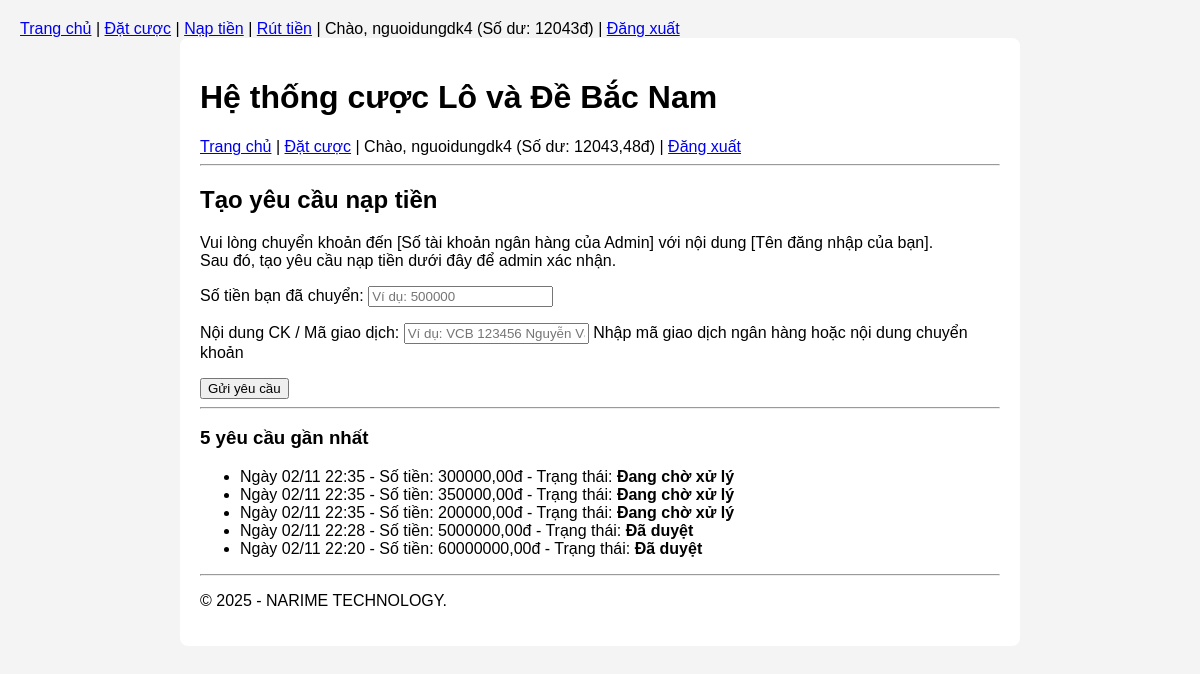
The page /vi-tien/nap-tien/ (signed in) on the database as committed earlier.
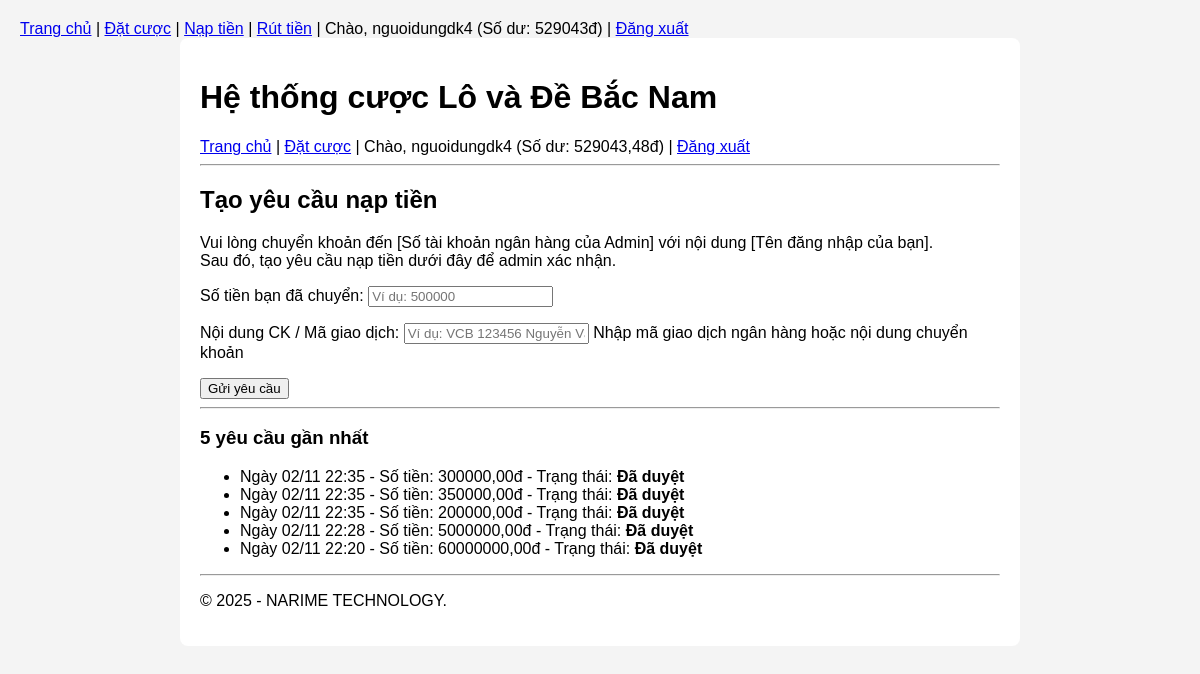
The same page on the database as committed later.
### users/models.py (models this page shows, shortened)
class CustomUser(AbstractUser):
    phone_number = models.CharField(max_length=20, blank=True, null=True)
    date_of_birth = models.DateField(blank=True, null=True)

### wallet/models.py (models this page shows, shortened)
class Wallet(models.Model):
    user = models.OneToOneField(
        settings.AUTH_USER_MODEL,
        on_delete=models.CASCADE,
        related_name='wallet'
    )
    balance = models.DecimalField(
        max_digits=12,
        decimal_places=2,
        default=Decimal('0.00')
    )
    created_at = models.DateTimeField(auto_now_add=True)
    updated_at = models.DateTimeField(auto_now=True)

class DepositRequest(models.Model):
    STATUS_CHOICES = [
        ('PENDING', 'Đang chờ xử lý'),
        ('APPROVED', 'Đã duyệt'),
        ('REJECTED', 'Đã từ chối'),
    ]
    user = models.ForeignKey(
        settings.AUTH_USER_MODEL,
        on_delete=models.CASCADE,
        related_name='deposit_requests'
    )
    amount = models.DecimalField(max_digits=12, decimal_places=2)
    transaction_code = models.CharField(
        max_length=100,
        blank=True,
        null=True,
        help_text="Nhập mã giao dịch ngân hàng hoặc nội dung chuyển khoản"
    )
    status = models.CharField(max_length=10, choices=STATUS_CHOICES, default='PENDING')
    created_at = models.DateTimeField(auto_now_add=True)
    processed_at = models.DateTimeField(blank=True, null=True, help_text="Ngày admin xử lý")
    class Meta:
        ordering = ['-created_at']

### wallet/views.py (the view)
# urls.py: path('nap-tien/', views.request_deposit_view, name='request_deposit'),
@login_required
def request_deposit_view(request):
    if request.method == 'POST':
        form = DepositRequestForm(request.POST)
        if form.is_valid():
            deposit_request = form.save(commit=False)
            deposit_request.user = request.user  # Gán user hiện tại
            deposit_request.save()
            messages.success(request, "Yêu cầu nạp tiền của bạn đã được gửi. Vui lòng chờ admin xử lý.")
            return redirect('request_deposit')
    else:
        form = DepositRequestForm()
    recent_requests = DepositRequest.objects.filter(user=request.user)[:5]
    return render(request, 'wallet/request_deposit.html', {
        'form': form,
        'recent_requests': recent_requests
    })

### wallet/forms.py
class DepositRequestForm(forms.ModelForm):
    class Meta:
        model = DepositRequest
        fields = ['amount', 'transaction_code']
        labels = {
            'amount': 'Số tiền bạn đã chuyển',
            'transaction_code': 'Nội dung CK / Mã giao dịch'
        }
        widgets = {
            'amount': forms.NumberInput(attrs={'placeholder': 'Ví dụ: 500000', 'step': '50000'}),
            'transaction_code': forms.TextInput(attrs={'placeholder': 'Ví dụ: VCB 123456 Nguyễn Văn A'})
        }

### wallet/templates/wallet/request_deposit.html (shortened to what this page needs)
{% extends "base.html" %}
{% block content %}
<h2>Tạo yêu cầu nạp tiền</h2>
<p>
    Vui lòng chuyển khoản đến [Số tài khoản ngân hàng của Admin]
    với nội dung [Tên đăng nhập của bạn].<br>
    Sau đó, tạo yêu cầu nạp tiền dưới đây để admin xác nhận.
</p>
<form method="post">
    {{ form.as_p }}
    <button type="submit">Gửi yêu cầu</button>
</form>
<hr>
<h3>5 yêu cầu gần nhất</h3>
<ul>
    {% for req in recent_requests %}
    <li>
        Ngày {{ req.created_at|date:"d/m H:i" }}
        - Số tiền: {{ req.amount }}đ
        - Trạng thái: <strong>{{ req.get_status_display }}</strong>
    </li>
    {% empty %}
    <li>Bạn chưa có yêu cầu nạp tiền nào.</li>
    {% endfor %}
</ul>
{% endblock %}

### templates/base.html (shortened to what this page needs)
<!DOCTYPE html>
<html lang="vi">
<head>
</head>
<nav>
    <a href="/">Trang chủ</a> |
    {% if user.is_authenticated %}
        <a href="{% url 'place_bet' %}">Đặt cược</a> |
        <a href="{% url 'request_deposit' %}">Nạp tiền</a> |
        <a href="{% url 'request_withdrawal' %}">Rút tiền</a> |
        Chào, {{ user.username }}
        (Số dư: {{ user.wallet.balance|floatformat:"0" }}đ) |
        <a href="{% url 'logout' %}">Đăng xuất</a>
    {% else %}
        <a href="{% url 'login' %}">Đăng nhập</a> |
        <a href="{% url 'register' %}">Đăng ký</a>
    {% endif %}
</nav>
<body>
    <div class="container">
        <header>
            <h1>Hệ thống cược Lô và Đề Bắc Nam</h1>
            <nav>
                <a href="/">Trang chủ</a> |
                <a href="{% url 'place_bet' %}">Đặt cược</a>
                {% if user.is_authenticated %}
                    | Chào, {{ user.username }}
                    (Số dư: {{ user.wallet.balance }}đ)
                    | <a href="{% url 'logout' %}">Đăng xuất</a>
                {% else %}
                    | <a href="{% url 'login' %}">Đăng nhập</a>
                {% endif %}
            </nav>
        </header>
        <hr>
        <main>
            {% block content %}
            {% endblock %}
        </main>
        <footer>
            <hr>
            <p>&copy; 2025 - NARIME TECHNOLOGY.</p>
        </footer>
    </div>
</body>
</html>

Rows that differ between the two databases and show on the page:
changed CustomUser "nguoidungdk4": wallet.balance "12043" → "529043"; wallet.balance "12043,48" → "529043,48"
changed DepositRequest (number 1 of 5 on the later page): status "Đang chờ xử lý" → "Đã duyệt"
changed DepositRequest (number 2 of 5 on the later page): status "Đang chờ xử lý" → "Đã duyệt"
changed DepositRequest (number 3 of 5 on the later page): status "Đang chờ xử lý" → "Đã duyệt"
